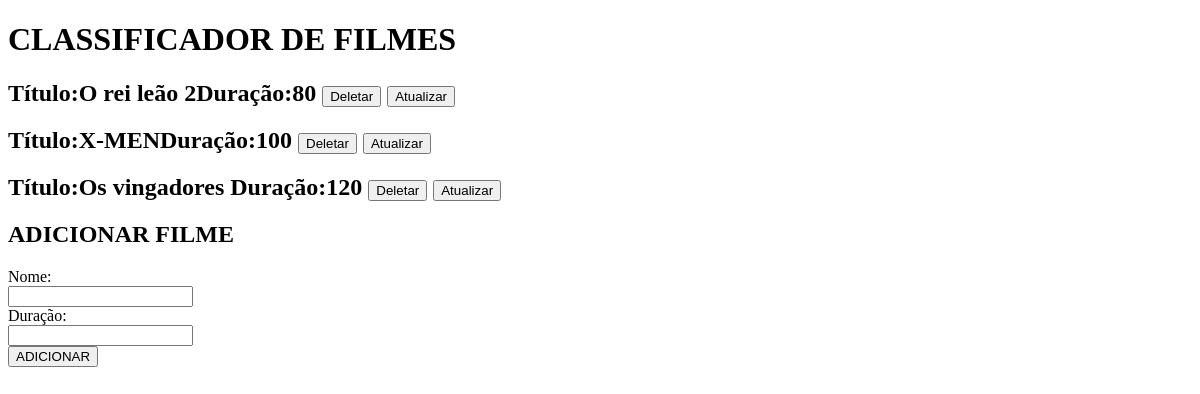
The app's page /, older data.
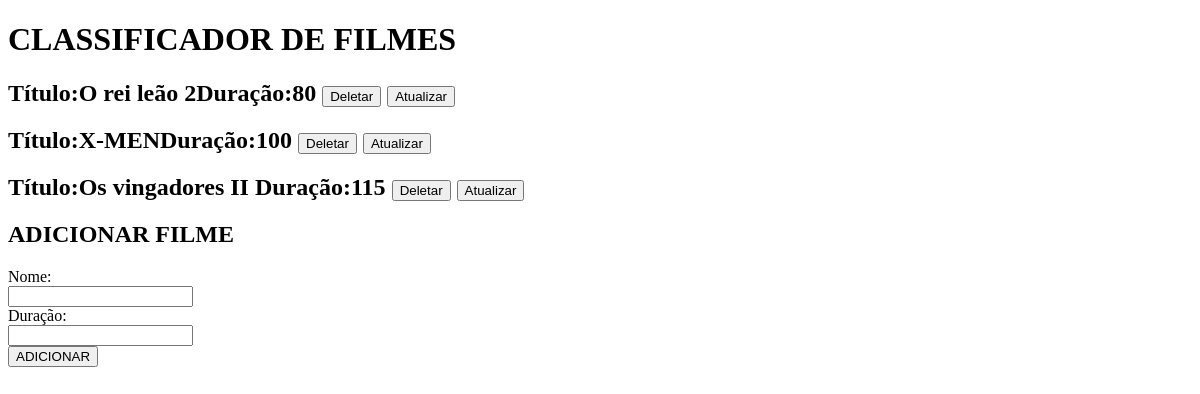
The same page, newer data.
### list/models.py (models this page shows, shortened)
class Movie(models.Model):
    name = models.CharField(max_length=100)
    duration = models.IntegerField()

### list/views.py (the view)
# urls.py: path('', views.index, name='index'),
def index(request):
    movie = Movie.objects.all()
    genre = Genre.objects.all()
    genremovie = GenreMovie.objects.all()
    context = {'movie':movie,
        'genre':genre,
        'genremovie':genremovie,
               }
    return render(request, 'index.html', context)

### list/templates/index.html (shortened to what this page needs)
<!DOCTYPE html>
<html lang="pt-br">
<head>
</head>
<body>
    <h1>CLASSIFICADOR DE FILMES </h1>
{%for movie in movie %}
    <h2>Título:{{movie.name}}Duração:{{movie.duration}}
        <a href="/deleteMovie/{{movie.id}}/"><button>Deletar</button></a>
        <a href="/update/{{movie.id}}/"><button>Atualizar</button></a>
    </h2>
    {%endfor%}
    <h2> ADICIONAR FILME </h2>
    <form action="/addMovie/" method="POST">
        <label for="fname">Nome:</label><br>
        <input type="text" id="fname" name="fname"><br>
        <label for="fduration">Duração:</label><br>
        <input type="text" id="fduration" name="fduration"><br>
        <input type="submit" value="ADICIONAR">
      </form>
</body>
</html>

Row changes from the older to the newer data that the page shows:
changed Movie: name "Os vingadores" → "Os vingadores II"; duration "120" → "115"
